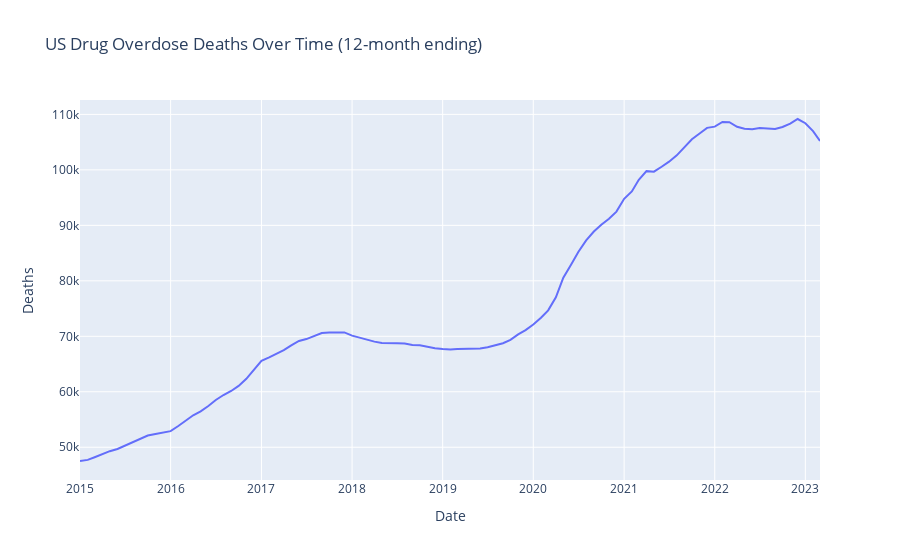
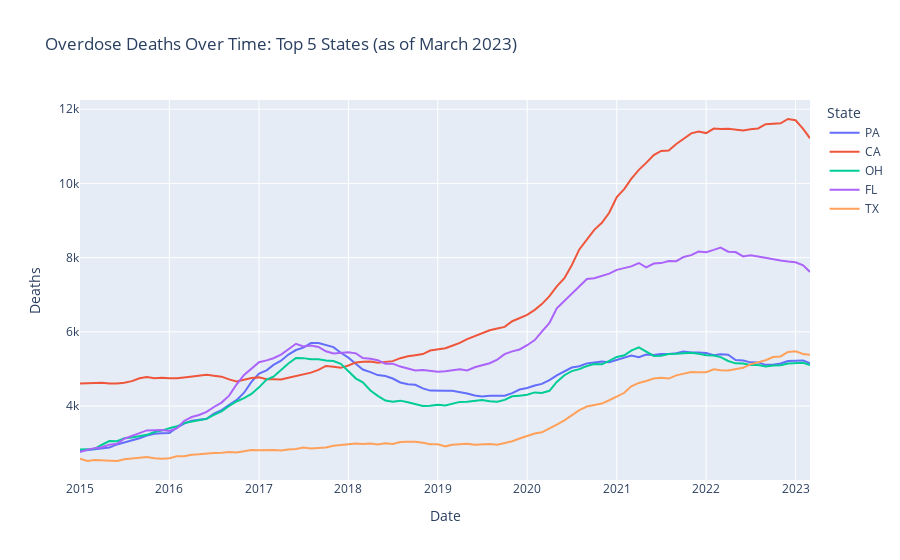

The notebook cell these images were saved under, in order:
### Code cell
import pandas as pd
import numpy as np
import plotly.express as px

# -----------------------------
# 1) Load
# -----------------------------
file_path = r"C:\Users\MALICIOUS\source\repos\Data_Visualization_And_Modeling\Lab\VSRR_Provisional_Drug_Overdose_Death_Counts.csv"
df = pd.read_csv(file_path)

# -----------------------------
# 2) Clean + Date
# -----------------------------
df = df[df["Indicator"] == "Number of Drug Overdose Deaths"].copy()

df["DataValue_num"] = pd.to_numeric(df["Data Value"].astype(str).str.replace(",", ""), errors="coerce")
df["Predicted_num"] = pd.to_numeric(df["Predicted Value"].astype(str).str.replace(",", ""), errors="coerce")

df["Deaths"] = df["DataValue_num"].fillna(df["Predicted_num"])

df["Date"] = pd.to_datetime(df["Year"].astype(str) + "-" + df["Month"].astype(str), format="%Y-%B")

df = df.dropna(subset=["Deaths", "Date"])

# -----------------------------
# Visualization 1: Time-Series (US over time)
# -----------------------------
us = df[df["State"] == "US"].sort_values("Date")

fig1 = px.line(
    us,
    x="Date",
    y="Deaths",
    title="US Drug Overdose Deaths Over Time (12-month ending)"
)
fig1.show()

# -----------------------------
# Visualization 2: Spatial (Latest month map)
# -----------------------------
latest_date = df["Date"].max()

states_latest = df[(df["Date"] == latest_date) & (df["State"] != "US")].copy()

fig2 = px.choropleth(
    states_latest,
    locations="State",
    locationmode="USA-states",
    color="Deaths",
    scope="usa",
    hover_name="State Name",
    title=f"Drug Overdose Deaths by State (Latest: {latest_date.strftime('%B %Y')})"
)
fig2.show()

# -----------------------------
# Visualization 3: Top 5 states over time
# -----------------------------
top_states = (
    states_latest.sort_values("Deaths", ascending=False)
    .head(5)["State"]
    .tolist()
)

top_over_time = df[df["State"].isin(top_states)].sort_values("Date")

fig3 = px.line(
    top_over_time,
    x="Date",
    y="Deaths",
    color="State",
    title=f"Overdose Deaths Over Time: Top 5 States (as of {latest_date.strftime('%B %Y')})"
)
fig3.show()
